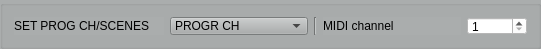
     <widget class="QGroupBox" name="formGroupBox_3">
      <property name="geometry">
       <rect>
        <x>270</x>
        <y>10</y>
        <width>541</width>
        <height>41</height>
       </rect>
      </property>
      <property name="sizePolicy">
       <sizepolicy hsizetype="MinimumExpanding" vsizetype="MinimumExpanding">
        <horstretch>0</horstretch>
        <verstretch>0</verstretch>
       </sizepolicy>
      </property>
      <property name="styleSheet">
       <string notr="true">background-color: rgb(170, 173, 173);</string>
      </property>
      <layout class="QHBoxLayout" name="horizontalLayout_5">
       <item>
        <widget class="QLabel" name="label_Bank3">
         <property name="sizePolicy">
          <sizepolicy hsizetype="Preferred" vsizetype="Preferred">
           <horstretch>0</horstretch>
           <verstretch>0</verstretch>
          </sizepolicy>
         </property>
         <property name="minimumSize">
          <size>
           <width>150</width>
           <height>0</height>
          </size>
         </property>
         <property name="maximumSize">
          <size>
           <width>16777215</width>
           <height>30</height>
          </size>
         </property>
         <property name="text">
          <string>SET PROG CH/SCENES</string>
         </property>
        </widget>
       </item>
       <item>
        <widget class="QComboBox" name="program_scene_fun1">
         <property name="sizePolicy">
          <sizepolicy hsizetype="Preferred" vsizetype="Preferred">
           <horstretch>0</horstretch>
           <verstretch>0</verstretch>
          </sizepolicy>
         </property>
         <property name="minimumSize">
          <size>
           <width>0</width>
           <height>18</height>
          </size>
         </property>
         <item>
          <property name="text">
           <string>PROGR CH</string>
          </property>
         </item>
         <item>
          <property name="text">
           <string>SCENES</string>
          </property>
         </item>
        </widget>
       </item>
       <item>
        <widget class="Line" name="line_67">
         <property name="orientation">
          <enum>Qt::Vertical</enum>
         </property>
        </widget>
       </item>
       <item>
        <widget class="QLabel" name="label_EXTPEDMIDICH_2">
         <property name="sizePolicy">
          <sizepolicy hsizetype="Preferred" vsizetype="Preferred">
           <horstretch>0</horstretch>
           <verstretch>0</verstretch>
          </sizepolicy>
         </property>
         <property name="maximumSize">
          <size>
           <width>180</width>
           <height>30</height>
          </size>
         </property>
         <property name="text">
          <string>MIDI channel</string>
         </property>
        </widget>
       </item>
       <item>
        <widget class="QSpinBox" name="spinBox_EXPEDMIDCH_2">
         <property name="sizePolicy">
          <sizepolicy hsizetype="Fixed" vsizetype="Fixed">
           <horstretch>0</horstretch>
           <verstretch>0</verstretch>
          </sizepolicy>
         </property>
         <property name="minimumSize">
          <size>
           <width>60</width>
           <height>18</height>
          </size>
         </property>
         <property name="styleSheet">
          <string notr="true">background-color: rgb(255, 255, 255);</string>
         </property>
         <property name="minimum">
          <number>1</number>
         </property>
         <property name="maximum">
          <number>16</number>
         </property>
        </widget>
       </item>
      </layout>
     </widget>
